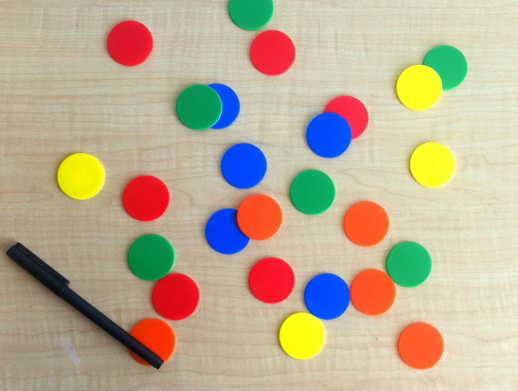
%> input picture coloredChips.png, 518 x 391 px
$ octave Practice2.m   (GNU Octave 9; MATLAB toolbox functions it lacks are replaced by stand-ins)
%> lines starting %> are read from the running program, lines starting %| are printed output that depends on the picture
clear all
close all
i=imread('coloredChips.png');
%> i is the input picture: size 391x518x3 uint8; mean R, G, B 188.3, 173.3, 148.1
figure;imshow(i);

[xar,xhr,xvr,xdr]=dwt2(i(:,:,1),'db1');
[xag,xhg,xvg,xdg]=dwt2(i(:,:,2),'db1');
[xab,xhb,xvb,xdb]=dwt2(i(:,:,3),'db1');

xa(:,:,1)=xar; xa(:,:,2)=xag; xa(:,:,3)=xab;
xh(:,:,1)=xhr; xh(:,:,2)=xhg; xh(:,:,3)=xhb;
xv(:,:,1)=xvr; xv(:,:,2)=xvg; xv(:,:,3)=xvb;
xd(:,:,1)=xdr; xd(:,:,2)=xdg; xd(:,:,3)=xdb;
%> after `xd(:,:,3)=xdb`:
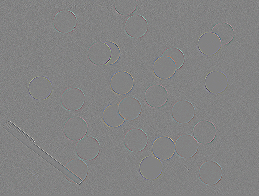
%> xd: size 196x259x3 double; mean R, G, B 0, 0, 0; mean of the top-left, top-right, bottom-left and bottom-right quarters 0, 0, 0, 0; drawn with min black and max white

% figure,imshow(xa/255);
% figure,imshow(xh)
% figure,imshow(xv);
% figure,imshow(xd);
% X1=[xa/255 xv ; xh xd];
% figure,imshow(X1);

grayImage1 = rgb2gray(uint8(xa));
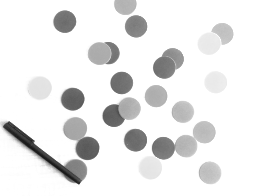
%> grayImage1: size 196x259 uint8; min 24, max 255, mean 233.6
grayImage2 = rgb2gray(xh);
grayImage3 = rgb2gray(xv);
grayImage4 = rgb2gray(xd);

subplot(1,2,1);
imshow(grayImage1);
axis on;
ft1 = fftshift(log(abs(fft2(grayImage1))));
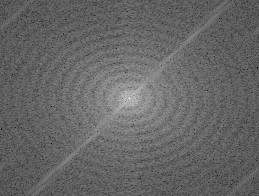
%> ft1: size 196x259 double; min 0.874, max 16.29, mean 7.07; drawn with min black and max white
subplot(1,2,2);
imshow(ft1, []);
axis on;

figure;
subplot(1,2,1);
imshow(grayImage2);
axis on;
ft2 = fftshift(log(abs(fft2(grayImage2))));
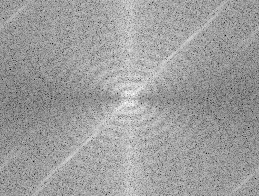
%> ft2: size 196x259 double; min 1.32, max 9.86, mean 6.62; drawn with min black and max white
subplot(1,2,2);
imshow(ft2, []);
axis on;

figure;
subplot(1,2,1);
imshow(grayImage3);
axis on;
ft3 = fftshift(log(abs(fft2(grayImage3))));
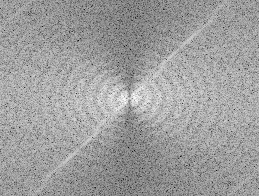
%> ft3: size 196x259 double; min 1.67, max 9.54, mean 6.56; drawn with min black and max white
subplot(1,2,2);
imshow(ft2, []);
axis on;

figure;
subplot(1,2,1);
imshow(grayImage4);
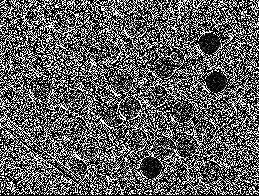
%> displayed picture: size 196x259, on the screen's scale of 0 to 255; min 0, max 255, mean 93.8
axis on;
ft4 = fftshift(log(abs(fft2(grayImage4))));
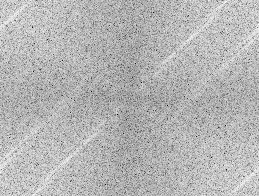
%> ft4: size 196x259 double; min 0.997, max 7.91, mean 5.93; drawn with min black and max white
subplot(1,2,2);
imshow(ft4, []);
axis on;
